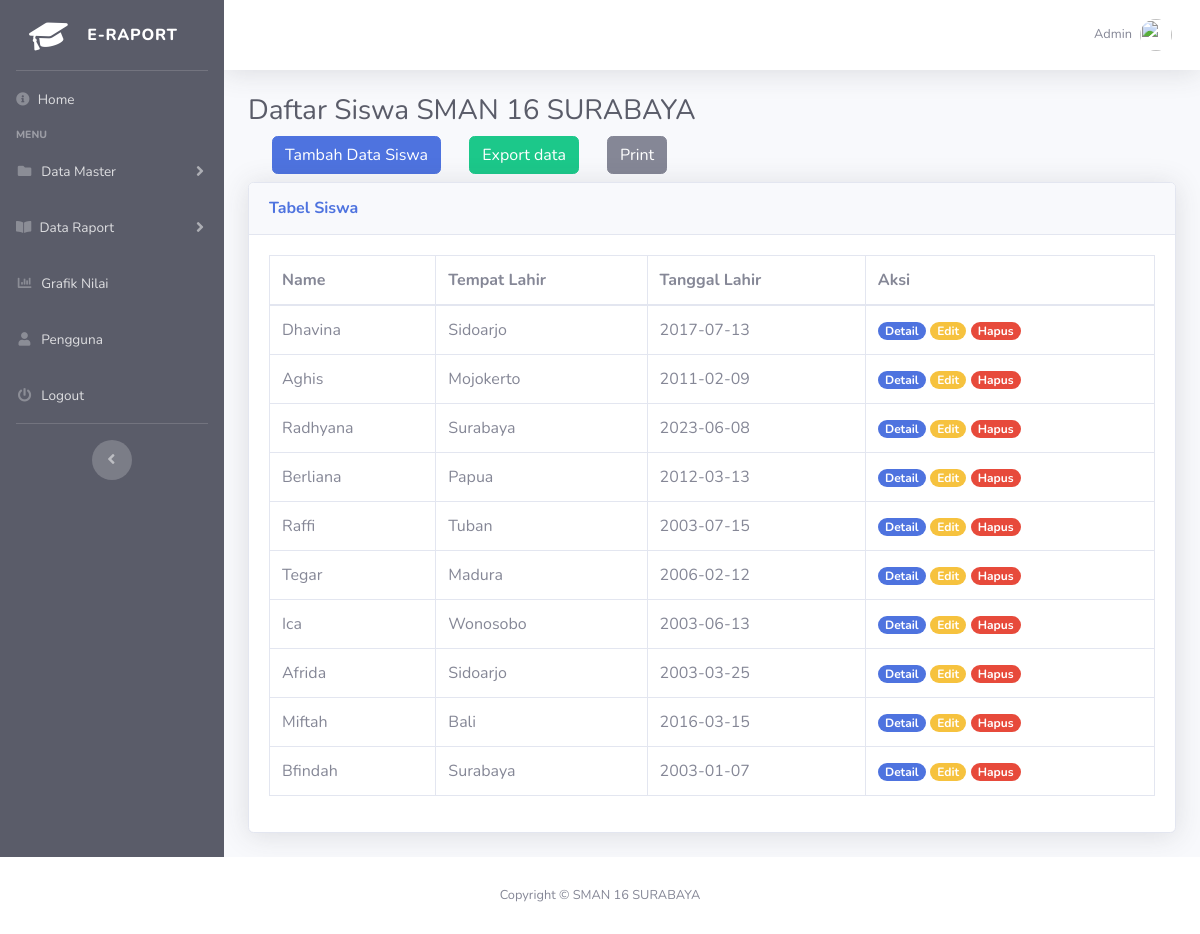
The app's page /pages/siswa/index.php (signed in) with its own data.
### tables this page shows
CREATE TABLE `tbl_siswa` (
  `id` int(200) NOT NULL,
  `nis` varchar(20) NOT NULL,
  `nisn` varchar(20) NOT NULL,
  `nama` varchar(40) NOT NULL,
  `jk` enum('L','P') NOT NULL,
  `tmp_lahir` varchar(30) NOT NULL,
  `tgl_lahir` date NOT NULL,
  `agama` varchar(10) NOT NULL,
  `alamat` varchar(50) NOT NULL,
  `namaayah` varchar(30) NOT NULL,
  `namaibu` varchar(30) NOT NULL,
  `kerjaayah` varchar(20) NOT NULL,
  `kerjaibu` varchar(20) NOT NULL,
  `nama_kelas` varchar(20) NOT NULL
);

### pages/siswa/index.php (the view, shortened to what this page needs)
<?php
include_once('../template/header.php');
$murid = mysqli_query($koneksi, "SELECT * FROM tbl_siswa");
?>
<div class="container-fluid">
    <h1 class="h3 mb-2 text-gray-800">Daftar Siswa SMAN 16 SURABAYA</h1>
    <a href="tambah.php" class="btn btn-primary ml-4 mb-2"> Tambah Data Siswa</a>
    <a href="export_excel.php" class="btn btn-success ml-4 mb-2"> Export data</a>
    <a href="printdata.php" class="btn btn-secondary ml-4 mb-2"> Print</a>
    <div class="card shadow mb-4">
        <div class="card-header py-3">
            <h6 class="m-0 font-weight-bold text-primary">Tabel Siswa</h6>
        </div>
        <div class="card-body">
            <div class="table-responsive">
                <table class="table table-bordered" id="dataTable" width="100%" cellspacing="0">
                    <thead>
                        <tr>
                            <th>Name</th>
                            <th>Tempat Lahir</th>
                            <th>Tanggal Lahir</th>
                            <th>Aksi</th>
                        </tr>
                    </thead>
                    <tbody>
                        <?php
                        while ($tampil = mysqli_fetch_assoc($murid)) :
                            ?>
                            <tr>
                                <td><?= $tampil["nama"]; ?></td>
                                <td><?= $tampil["tmp_lahir"]; ?></td>
                                <td><?= $tampil["tgl_lahir"]; ?></td>
                                <td>
                                    <a href="detail.php?id=<?= $tampil["id"]; ?> " class="badge badge-primary badge-pill">Detail</a>
                                    <a href="ubah.php?id=<?= $tampil["id"]; ?>" class="badge badge-warning badge-pill">Edit</a>
                                    <a href="hapus.php?id=<?= $tampil["id"]; ?>" class="badge badge-danger badge-pill" onclick="return confirm('Apakah anda mau menghapus?');">Hapus</a>
                                </td>
                            </tr>
                        <?php endwhile; ?>
                    </tbody>
                </table>
            </div>
        </div>
    </div>
</div>
</div>
</div>
</div>
<?php include '../template/footer.php' ?>

### records on screen
tbl_siswa: nama "Dhavina", tmp_lahir "Sidoarjo", tgl_lahir "2017-07-13"
tbl_siswa: nama "Aghis", tmp_lahir "Mojokerto", tgl_lahir "2011-02-09"
tbl_siswa: nama "Radhyana", tmp_lahir "Surabaya", tgl_lahir "2023-06-08"
tbl_siswa: nama "Berliana", tmp_lahir "Papua", tgl_lahir "2012-03-13"
tbl_siswa: nama "Raffi", tmp_lahir "Tuban", tgl_lahir "2003-07-15"
tbl_siswa: nama "Tegar", tmp_lahir "Madura", tgl_lahir "2006-02-12"
tbl_siswa: nama "Ica", tmp_lahir "Wonosobo", tgl_lahir "2003-06-13"
tbl_siswa: nama "Afrida", tmp_lahir "Sidoarjo", tgl_lahir "2003-03-25"
tbl_siswa: nama "Miftah", tmp_lahir "Bali", tgl_lahir "2016-03-15"
tbl_siswa: nama "Bfindah", tmp_lahir "Surabaya", tgl_lahir "2003-01-07"
